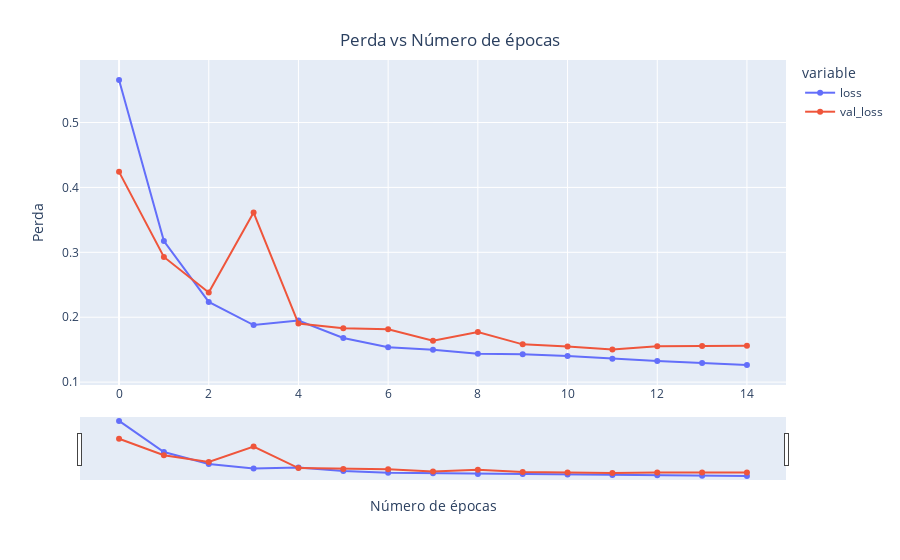

Notebook code cell kept with this figure:
### Code cell
x = px.line(data_frame = history, y = ['loss', 'val_loss'], markers = True)
x.update_xaxes(title = 'Número de épocas', rangeslider_visible = True)
x.update_yaxes(title = 'Perda')
x.update_layout(showlegend = True,
  title = {
    'text': 'Perda vs Número de épocas',
    'y': 0.94,
    'x': 0.5,
    'xanchor': 'center',
    'yanchor': 'top'
  })
x.show()

### Figure 1 — Plotly figure (JSON) as saved in the notebook; plotly's stock layout.template omitted (floating-point values rounded to 4 significant figures)
{"data": [{"hovertemplate": "variable=loss<br>index=%{x}<br>value=%{y}<extra></extra>", "legendgroup": "loss", "line": {"color": "#636efa", "dash": "solid"}, "marker": {"symbol": "circle"}, "mode": "markers+lines", "name": "loss", "orientation": "v", "showlegend": true, "type": "scatter", "x": [0, 1, 2, 3, 4, 5, 6, 7, 8, 9, 10, 11, 12, 13, 14], "xaxis": "x", "y": [0.5655, 0.3174, 0.2235, 0.1879, 0.195, 0.168, 0.1536, 0.1499, 0.1436, 0.1429, 0.1402, 0.136, 0.1324, 0.1293, 0.1264], "yaxis": "y"}, {"hovertemplate": "variable=val_loss<br>index=%{x}<br>value=%{y}<extra></extra>", "legendgroup": "val_loss", "line": {"color": "#EF553B", "dash": "solid"}, "marker": {"symbol": "circle"}, "mode": "markers+lines", "name": "val_loss", "orientation": "v", "showlegend": true, "type": "scatter", "x": [0, 1, 2, 3, 4, 5, 6, 7, 8, 9, 10, 11, 12, 13, 14], "xaxis": "x", "y": [0.424, 0.2929, 0.2382, 0.3613, 0.1903, 0.1831, 0.1815, 0.1638, 0.1771, 0.1582, 0.155, 0.1503, 0.1551, 0.1555, 0.1561], "yaxis": "y"}], "layout": {"legend": {"title": {"text": "variable"}, "tracegroupgap": 0}, "margin": {"t": 60}, "showlegend": true, "title": {"text": "Perda vs Número de épocas", "x": 0.5, "xanchor": "center", "y": 0.94, "yanchor": "top"}, "xaxis": {"anchor": "y", "domain": [0, 1], "rangeslider": {"visible": true}, "title": {"text": "Número de épocas"}}, "yaxis": {"anchor": "x", "domain": [0, 1], "title": {"text": "Perda"}}}}
